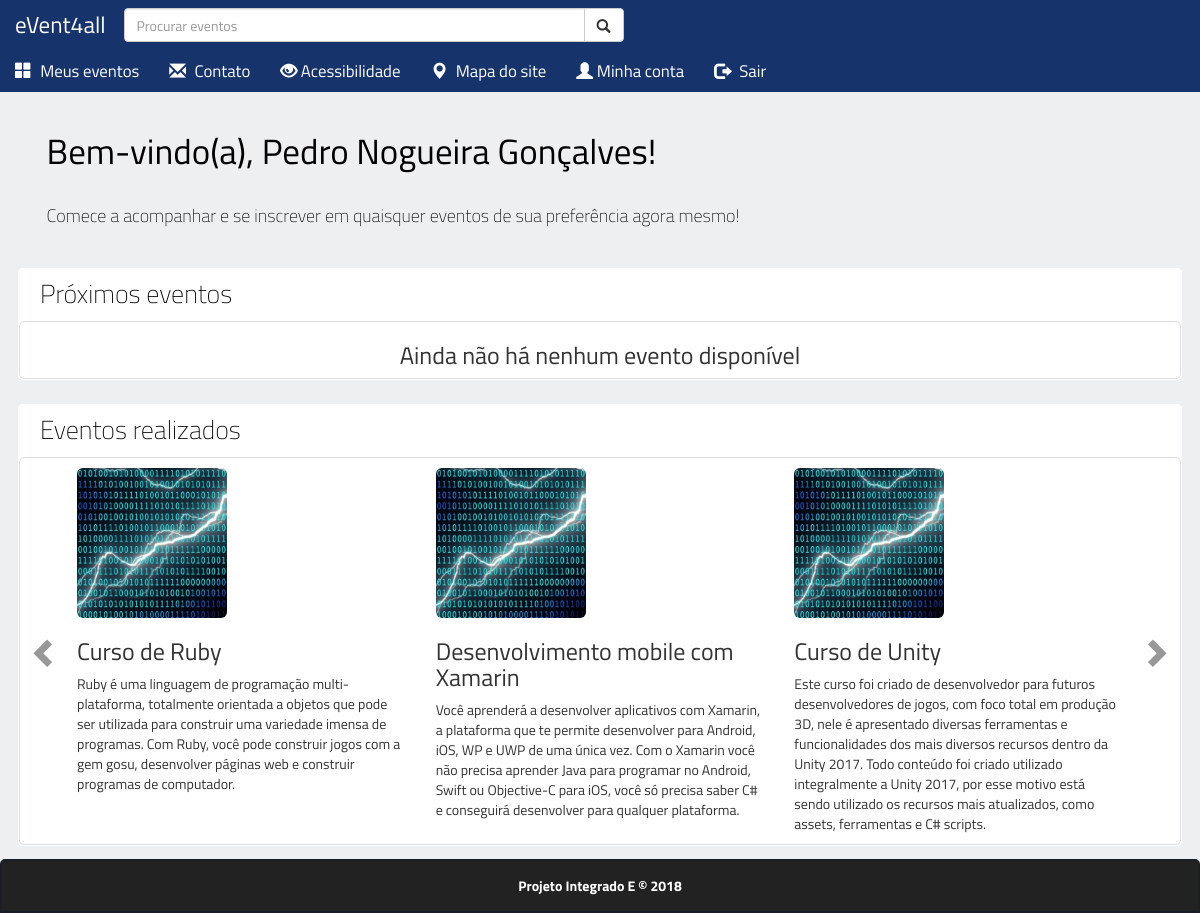
Screenshot of / (signed in) with the database file from the repository.
### tables this page shows
CREATE TABLE `eventos` (
  `InicioEv` datetime NOT NULL,
  `FinalEv` datetime NOT NULL,
  `CodEv` int(6) NOT NULL,
  `NomeEv` varchar(50) NOT NULL,
  `DescEv` varchar(1000) NOT NULL,
  `RealizadorEv` varchar(40) NOT NULL,
  `LocalEv` varchar(100) NOT NULL,
  `CapacidadeEv` int(4) NOT NULL,
  `ImagemEv` varchar(100) NOT NULL,
  `CodAdm` int(6) NOT NULL
);

### php/buscar_eventos_realizados.php (the view, shortened to what this page needs)
<?php
    require_once("conexao_bd.php");
    $query_realizados = "SELECT *
                        FROM eventos
                        WHERE FinalEv <= NOW()
                        ORDER BY FinalEv";
    $realizados = mysqli_query($conexao,$query_realizados);
    $count = 0;
    $conteudo = '';
    if (mysqli_num_rows($realizados) != 0)
    {
        while ($linha = mysqli_fetch_assoc($realizados))
        {
            $codigoev = $linha["CodEv"];
            $nome = $linha["NomeEv"];
            $descricao = $linha["DescEv"];
            $imagem = $linha["ImagemEv"];
            if ($count == 0)
            {
                $conteudo .=
                "<div class='item active'>
                    <div class='col-md-4 col-sm-12 evento' role='button' data-toggle='modal' data-target='#modal-evento'>
                        <input type='hidden' value='".$codigoev."'>
                        <img src='".$page.$imagem."' class='img-rounded'>
                        <div class='text'>
                            <h3 class='nome-evento'>".$nome."</h3>
                            <p>".$descricao."</p>
                        </div>
                    </div>";
            }
            elseif ($count % 3 == 0)
            {
                $conteudo .=
                "</div><div class='item'>
                    <div class='col-md-4 col-sm-12 evento' role='button' data-toggle='modal' data-target='#modal-evento'>
                        <input type='hidden' value='".$codigoev."'>
                        <img src='".$page.$imagem."' class='img-rounded'>
                        <div class='text'>
                            <h3 class='nome-evento'>".$nome."</h3>
                            <p>".$descricao."</p>
                        </div>
                    </div>";
                $control =
                "<a class='left carousel-control' href='#eventosrealizados' role='button' data-slide='prev'>
                    <span class='glyphicon glyphicon-chevron-left'></span>
                </a>
                <a class='right carousel-control' href='#eventosrealizados' role='button' data-slide='next'>
                    <span class='glyphicon glyphicon-chevron-right'></span>
                </a>";
            }
            else
            {
                $conteudo .=
                "<div class='col-md-4 col-sm-12 evento' role='button' data-toggle='modal' data-target='#modal-evento'>
                    <input type='hidden' value='".$codigoev."'>
                    <img src='".$page.$imagem."' class='img-rounded'>
                    <div class='text'>
                        <h3 class='nome-evento'>".$nome."</h3>
                        <p>".$descricao."</p>
                    </div>
                </div>";
            }
            $count++;
        }
        $conteudo .= "</div>";
    }
    echo $conteudo;
?>

### public/_css/Style.css (style rules this page uses)
body { font-family: 'Verdana', 'Titillium Web', sans-serif; position: relative; padding-top: 3.2em; background: rgb(238,239,241); padding-bottom: 3.1em; }
.carousel-control.right { width: 2em; border-top-right-radius: 5px; border-bottom-right-radius: 5px; background-image: none !important; }
.carousel-control.left { width: 2em; border-top-left-radius: 5px; border-bottom-left-radius: 5px; background-image: none !important; }
.glyphicon-chevron-right, .glyphicon-chevron-left { top: 49% !important; color: #333; text-shadow: none; }
.evento { padding-bottom: 1rem; }
p { margin: 0px }
.img-rounded { margin-top: 1rem; width: 150px; height: 150px; }

### rows the page displays
eventos: ImagemEv (picture), NomeEv "Curso de Ruby", DescEv "Ruby é uma linguagem de programação multi-plataforma, totalmente orientada a objetos que pode ser utilizada para construir uma variedade imensa de programas. Com Ruby, você pode construir jogos com a gem gosu, desenvolver páginas web e construir programas de computador."
eventos: ImagemEv (picture), NomeEv "Desenvolvimento mobile com Xamarin", DescEv "Você aprenderá a desenvolver aplicativos com Xamarin, a plataforma que te permite desenvolver para Android, iOS, WP e UWP de uma única vez. Com o Xamarin você não precisa aprender Java para programar no Android, Swift ou Objective-C para iOS, você só precisa saber C# e conseguirá desenvolver para qualquer plataforma."
eventos: ImagemEv (picture), NomeEv "Curso de Unity", DescEv "Este curso foi criado de desenvolvedor para futuros desenvolvedores de jogos, com foco total em produção 3D, nele é apresentado diversas ferramentas e funcionalidades dos mais diversos recursos dentro da Unity 2017. Todo conteúdo foi criado utilizado integralmente a Unity 2017, por esse motivo está sendo utilizado os recursos mais atualizados, como assets, ferramentas e C# scripts."

### other values shown
$_SESSION["nome"] "Pedro Nogueira Gonçalves"
